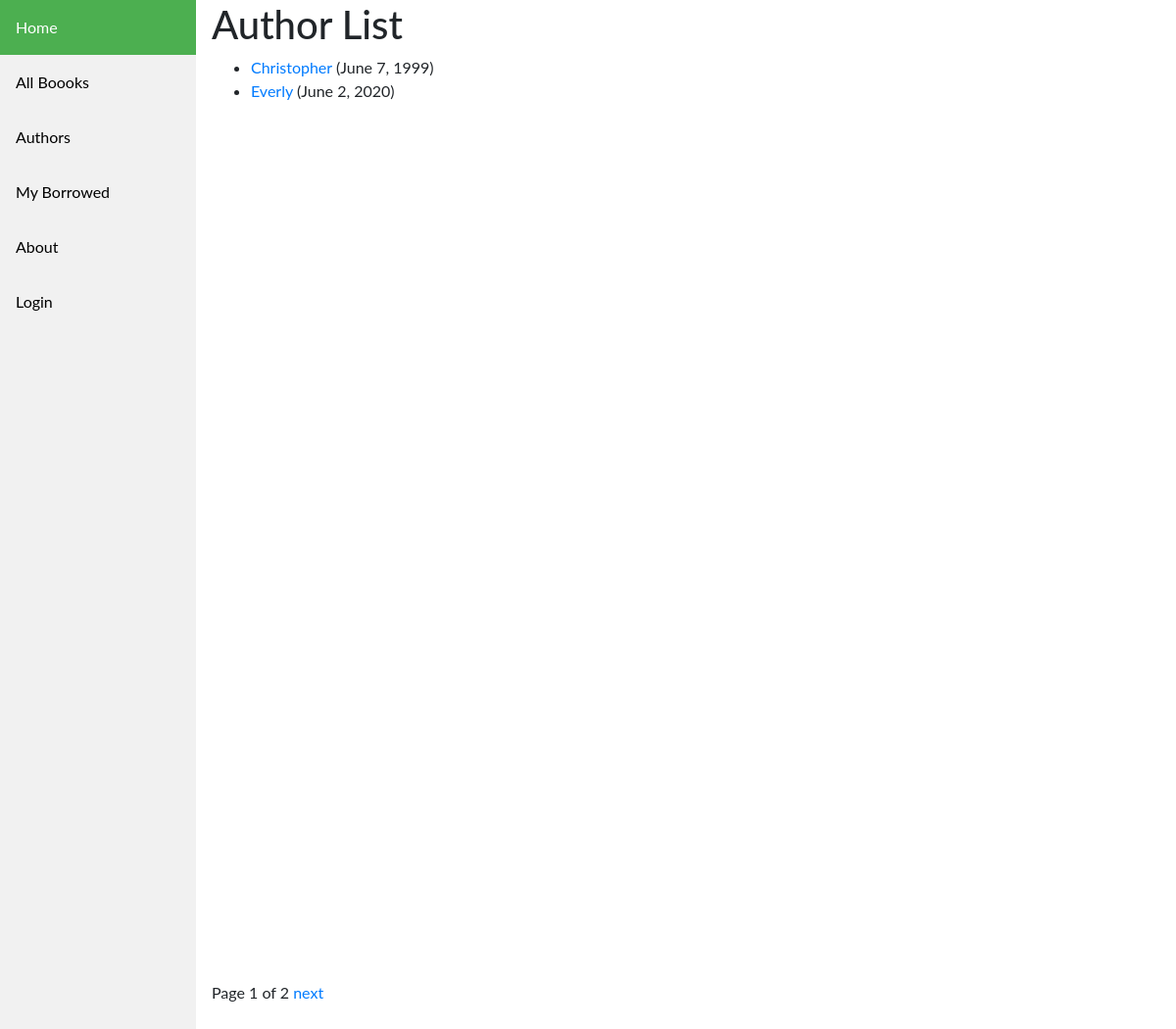
Screenshot of /catalog/authors/ with the database file from the repository.
### catalog/models.py (models this page shows, shortened)
class Author(models.Model):
    first_name = models.CharField(max_length=100)
    last_name = models.CharField(max_length=100)
    date_of_birth = models.DateField(null=True, blank=True)
    date_of_death = models.DateField('died', null=True, blank=True)
    class Meta:
        ordering = ['last_name', 'first_name']
    def get_absolute_url(self):
        return reverse('author-detail', args=[str(self.id)])

### catalog/views.py (the view)
# urls.py: path('authors/', views.AuthorListView.as_view(), name='authors'),
class AuthorListView(generic.ListView):
    model = Author
    paginate_by = 2

### catalog/templates/catalog/author_list.html
{% extends "catalog/base_generic.html" %} {% block content %}
<h1>Author List</h1>
{% if author_list %}
<ul>
  {% for author in author_list %}
  <li>
    <a href="{{ author.get_absolute_url }}">{{ author.first_name }}</a>
    ({{author.date_of_birth}})
  </li>
  {% endfor %}
</ul>
{% else %}
<p>There are no authors in the library.</p>
{% endif %} {% endblock %}

### catalog/static/css/styles.css (style rules this page uses)
body { margin: 0; font-family: "Lato", sans-serif; }

### rows the page displays
Author: first_name "Christopher", date_of_birth "June 7, 1999"
Author: first_name "Everly", date_of_birth "June 2, 2020"

### other values shown
{{ page_obj.number }} "1"
{{ page_obj.paginator.num_pages }} "2"
